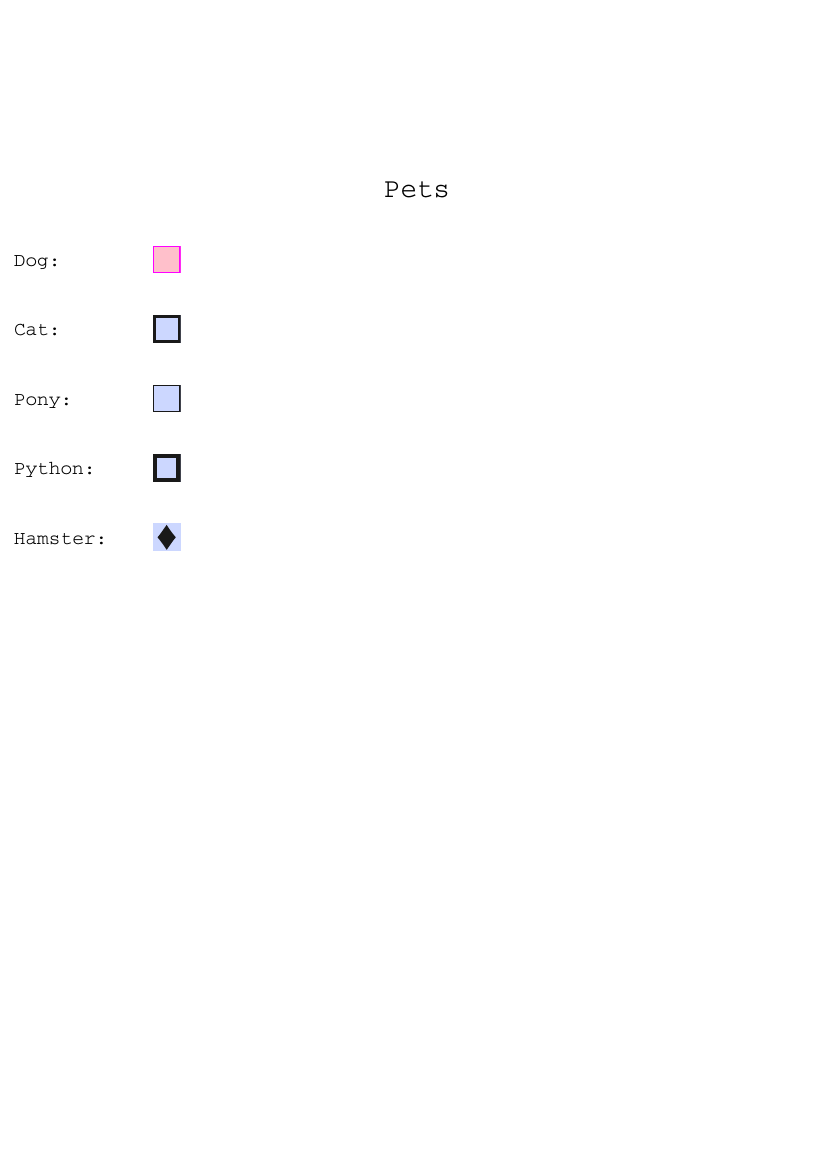

Write Python code to recreate this figure.
from reportlab.pdfgen import canvas
from reportlab.lib.colors import magenta, pink, blue


def create_simple_checkboxes(c):

    c.setFont("Courier", 20)
    c.drawCentredString(300, 700, 'Pets')
    c.setFont("Courier", 14)
    form = c.acroForm

    # Aparentemente a posição Y da string está 5 acima do checkbox
    # E a posição X está 100 a mais nos checkbox, observe abaixo a diferença
    c.drawString(10, 650, 'Dog:')

    form.checkbox(name='cb1', tooltip='Field cb1',
                  x=110, y=645,
                  buttonStyle='check',
                  borderColor=magenta, fillColor=pink, textColor=blue,
                  forceBorder=True)

    c.drawString(10, 600, 'Cat:')
    form.checkbox(name='cb2', tooltip='Field cb2',
                  x=110, y=595,
                  buttonStyle='cross',
                  borderWidth=2,
                  forceBorder=True)

    c.drawString(10, 550, 'Pony:')
    form.checkbox(name='cb3', tooltip='Field cb3',
                  x=110, y=545,
                  buttonStyle='star',
                  borderWidth=1,
                  forceBorder=True)

    c.drawString(10, 500, 'Python:')
    form.checkbox(name='cb4', tooltip='Field cb4',
                  x=110, y=495,
                  buttonStyle='circle',
                  borderWidth=3,
                  forceBorder=True)

    c.drawString(10, 450, 'Hamster:')
    form.checkbox(name='cb5', tooltip='Field cb5',
                  x=110, y=445,
                  buttonStyle='diamond',
                  borderWidth=None,
                  checked=True,
                  forceBorder=True)


if __name__ == '__main__':
    pdf = canvas.Canvas('checkbox_tutorial.pdf')
    create_simple_checkboxes(pdf)
    pdf.save()
